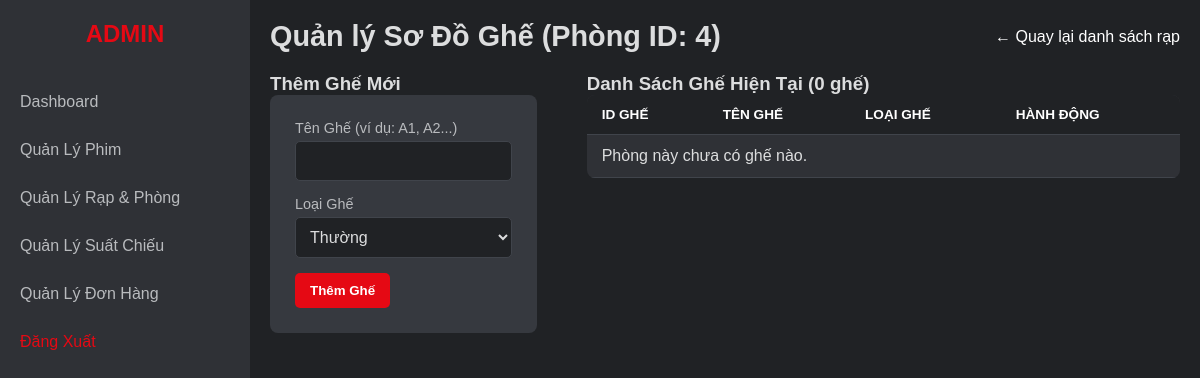
The page /ADMIN/edit_room.php?phong_id=4 (signed in) on the database as committed earlier.
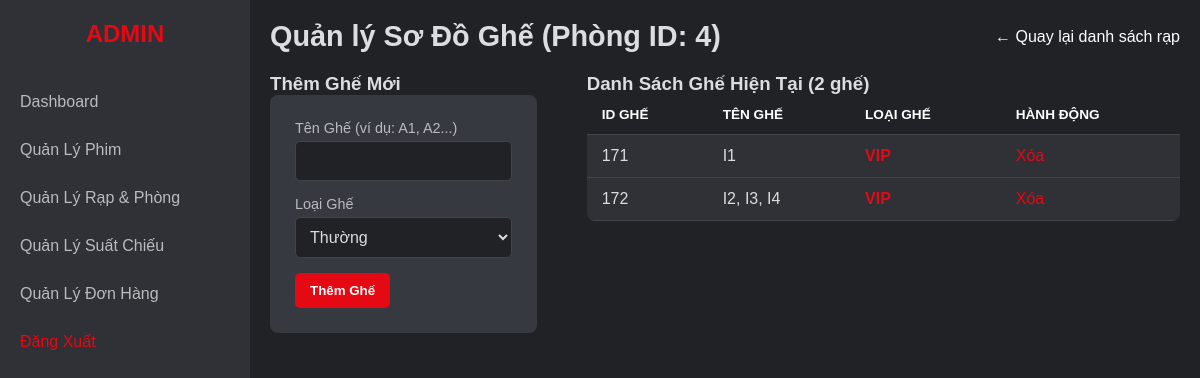
The same page on the database as committed later.
### tables this page shows
CREATE TABLE `ghe` (
  `Id` int(11) NOT NULL,
  `TenGhe` varchar(10) NOT NULL,
  `LoaiGhe` varchar(20) DEFAULT 'Thuong',
  `IdPhongChieu` int(11) DEFAULT NULL
);

### BACKEND/Database.php (called while the page is built, shortened)
<?php
class Database {
    private $host = "localhost";
    private $db_name = "bookingfilm";
    private $username = "root";
    private $password = "";
    public function getConnection() {
        $this->conn = null;
        try {
            $this->conn = new mysqli($this->host, $this->username, $this->password, $this->db_name);
            $this->conn->set_charset("utf8mb4");
        } catch(Exception $e) {
            echo "Lỗi kết nối CSDL: " . $e->getMessage();
        }
        return $this->conn;
    }
}
?>

### BACKEND/DAO/GheDao.php (called while the page is built, shortened)
<?php
include_once __DIR__ . '/../Database.php';
include_once __DIR__ . '/../DTO/Ghe.php';
class GheDAO {
    private $db;
    public function __construct() {
        $this->db = (new Database())->getConnection();
    }
    public function getGheByPhongChieuId($idPhongChieu) {
        $sql = "SELECT * FROM ghe WHERE IdPhongChieu = ?
                ORDER BY
                    LEFT(TenGhe, 1) ASC, -- Sắp xếp theo chữ cái (A, B, C...)
                    CAST(SUBSTRING(TenGhe, 2) AS UNSIGNED) ASC";
        $stmt = $this->db->prepare($sql);
        $stmt->bind_param("i", $idPhongChieu);
        $stmt->execute();
        $result = $stmt->get_result();
        $gheList = [];
        if ($result->num_rows > 0) {
            while($row = $result->fetch_assoc()) {
                $ghe = new Ghe();
                $ghe->setId($row['Id']);
                $ghe->setTenGhe($row['TenGhe']);
                $ghe->setLoaiGhe($row['LoaiGhe']);
                $ghe->setIdPhongChieu($row['IdPhongChieu']);
                $gheList[] = $ghe;
            }
        }
        return $gheList;
    }
}
?>

### BACKEND/DTO/Ghe.php (called while the page is built, shortened)
<?php
class Ghe {
    private $Id;
    private $TenGhe;
    private $LoaiGhe;
    public function getId() {
        return $this->Id;
    }
    public function getTenGhe() {
        return $this->TenGhe;
    }
    public function getLoaiGhe() {
        return $this->LoaiGhe;
    }
    public function setId($id) {
        $this->Id = $id;
    }
    public function setTenGhe($ten) {
        $this->TenGhe = $ten;
    }
    public function setLoaiGhe($loai) {
        $this->LoaiGhe = $loai;
    }
}
?>

### ADMIN/edit_room.php (the view, shortened to what the changed rows need)
<?php
include_once dirname(__DIR__) . '/TEMPLATES/admin_header.php';
include_once dirname(__DIR__) . '/BACKEND/DAO/GheDAO.php';
$phong_id = (int)$_GET['phong_id'];
$gheDAO = new GheDAO();
$listGhe = $gheDAO->getGheByPhongChieuId($phong_id);
?>
<main class="main-content">
    <header class="main-header">
        <h1>Quản lý Sơ Đồ Ghế (Phòng ID: <?php echo $phong_id; ?>)</h1>
    </header>
    <div style="display: flex; gap: 20px;">
        <div style="flex: 2;">
            <h3>Danh Sách Ghế Hiện Tại (<?php echo count($listGhe); ?> ghế)</h3>
            <table class="content-table">
                <thead>
                    <tr>
                        <th>ID Ghế</th>
                        <th>Tên Ghế</th>
                        <th>Loại Ghế</th>
                        <th>Hành Động</th>
                    </tr>
                </thead>
                <tbody>
                    <?php
                    if (count($listGhe) > 0) {
                        foreach($listGhe as $ghe) {
                    ?>
                        <tr>
                            <td><?php echo $ghe->getId(); ?></td>
                            <td><?php echo htmlspecialchars($ghe->getTenGhe()); ?></td>
                            <td>
                                <?php if($ghe->getLoaiGhe() == 'VIP'): ?>
                                    <span style="color: #e50914; font-weight: bold;">VIP</span>
                                <?php else: ?>
                                    <span>Thường</span>
                                <?php endif; ?>
                            </td>
                            <td>
                                <form action="../BACKEND/CONTROLLER/GheController.php" method="POST" class="delete-form">
                                    <button type="submit" class="action-btn delete"
                                            onclick="return confirm('Bạn có chắc muốn xóa ghế <?php echo htmlspecialchars($ghe->getTenGhe()); ?>?');">
                                        Xóa
                                    </button>
                                </form>
                            </td>
                        </tr>
                    <?php
                        }
                    } else {
                        echo "<tr><td colspan='4'>Phòng này chưa có ghế nào.</td></tr>";
                    }
                    ?>
                </tbody>
            </table>
        </div>
    </div>
</main>
<?php
include_once dirname(__DIR__) . '/TEMPLATES/admin_footer.php';
?>

Rows that differ between the two databases and show on the page:
added ghe: Id "171", TenGhe "I1", LoaiGhe "VIP"
added ghe: Id "172", TenGhe "I2, I3, I4", LoaiGhe "VIP"
Other text that changed with them:
count($listGhe): "0" → "2"
text no longer shown: "Phòng này chưa có ghế nào."
